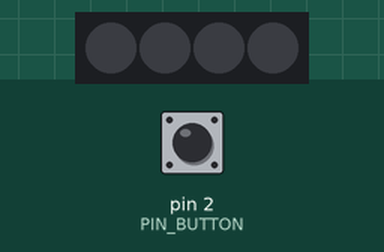
Bench run of a sketch on a simulated Arduino Uno, built with avr-gcc and run on an emulated ATmega328P. Parts: 4 RGB LEDs in strip order, left to right. The test bench sets the inputs (shaded band); at power-on: pin 2 (PIN_BUTTON) HIGH. Dim RGB values are drawn brighter than linear; what the sketch prints to the serial monitor is not drawn.

Above: at 1.2 s.
1.3 s: pin 2 (PIN_BUTTON) pulled LOW for 0.15 s
At 1.38 s:
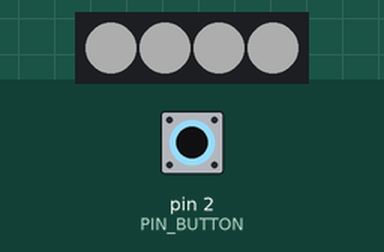
2.9 s: pin 2 (PIN_BUTTON) pulled LOW for 3.2 s
At 7.0 s:
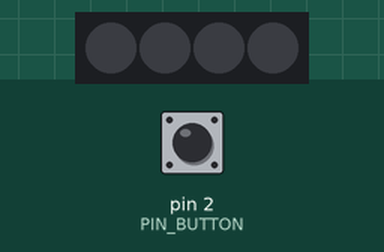
Timing chart, 0 to 7.8 s (numbered marks = the images above; inputs shaded):
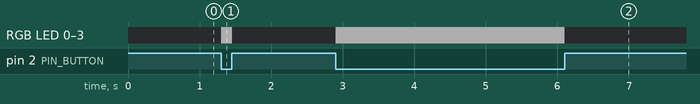

The sketch:

Small_table_lamp.ino
```cpp
/*
 * 名称   : Small_table_lamp
 * 功能   : 模拟一个小台灯
 * 作者   : http://www.keyes-robot.com/
*/
#include <FastLED.h>

#define NUM_LEDS  4   //定义SK6812 RGB模块上LED灯珠数量
#define LED_PIN  3    //定义SK6812 RGB模块控制引脚为D3
CRGB leds[NUM_LEDS];

#define PIN_BUTTON  2  //将自锁按键的引脚连接到D2
int val = 0;            //用于存储键值

void setup() {
  Serial.begin(9600);//启动串口监视器，设置波特率为9600
  FastLED.addLeds<WS2812B, LED_PIN, GRB>(leds, NUM_LEDS);
  FastLED.setBrightness(50);   //设置SK6812 RGB的亮度
  pinMode(PIN_BUTTON, INPUT);  //设置自锁按键的引脚为输入模式
}

// 循环函数会一直运行下去
void loop() {
  val = digitalRead(PIN_BUTTON);  //读取自锁按键的值并将其赋值给变量val
  Serial.println(val);          //打印变量val的值
  if (val == 0) {             //按下自锁按键时读取到低电平，并打印出相关的信息
    fill_solid(leds, NUM_LEDS, CRGB::White);   // SK6812 RGB模块4个LED灯珠亮白灯
    FastLED.show();
  }
  else {
    fill_solid(leds, NUM_LEDS, CRGB::Black);  // SK6812 RGB模块4个LED灯珠不亮
    FastLED.show();
  }
}
```

Measured:
- after the input at 1.3 s, RGB LED 0–3: off → RGB(50, 50, 50) at once, → off 0.15 s later
- after the input at 2.9 s, RGB LED 0–3: off → RGB(50, 50, 50) at once, → off 3.2 s later
